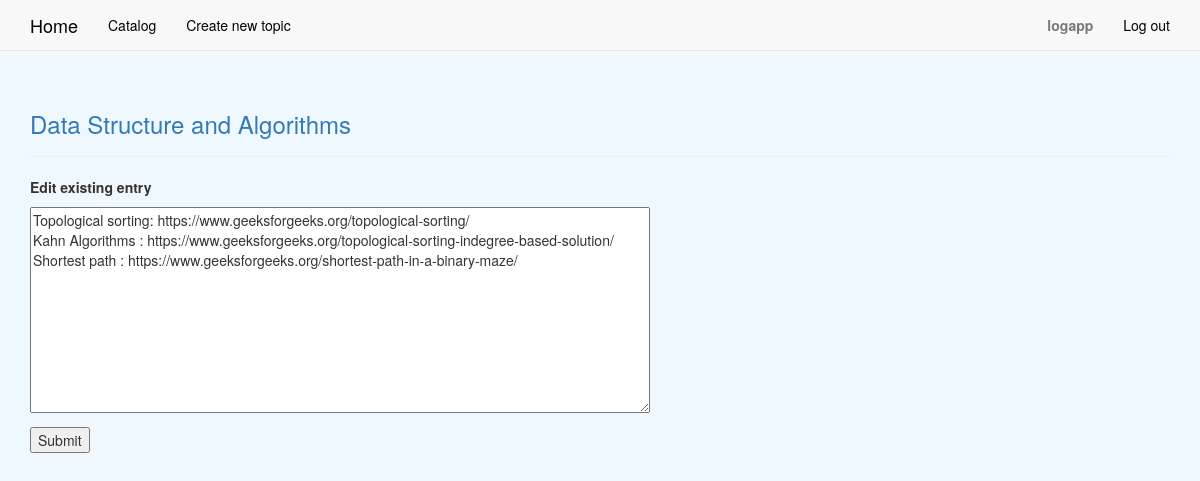
The app's page /edit_entry/28 (signed in) with its own data.
### learning_logs/models.py (models this page shows, shortened)
class Topic(models.Model):
    text = models.CharField(max_length=500)
    date_added = models.DateTimeField(auto_now_add=True)
    owner = models.ForeignKey(User, null=True, on_delete=models.SET_NULL)
    def __str__(self):
        return self.text

class Entry(models.Model):
    topic = models.ForeignKey(Topic, null=True, on_delete=models.SET_NULL)
    text = models.TextField()
    date_added = models.DateTimeField(auto_now_add=True)
    class Meta:
        verbose_name_plural = 'entries'

### learning_logs/views.py (the view)
# urls.py: path('edit_entry/<int:entry_id>', views.edit_entry, name='edit_entry'),
@login_required
def edit_entry(request, entry_id):
    entry = Entry.objects.get(id=entry_id)
    topic = entry.topic
    if request.method != 'POST':
        form = Entryform(instance=entry)
    else:
        form = Entryform(instance=entry, data=request.POST)
        if form.is_valid():
            form.save()
            return HttpResponseRedirect(reverse('topic', args=[topic.id]))
    context = {
        'entry':entry,
        'topic':topic,
        'form': form
    }
    return render(request, 'learning_logs/edit_entry.html', context=context)

### learning_logs/forms.py
class Entryform(forms.ModelForm):
    class Meta:
        model = Entry
        fields = ['text']
        labels = {'text': '' }
        widgets = {'text': forms.Textarea(attrs={'cols': 80})}

### learning_logs/template/learning_logs/edit_entry.html (shortened to what this page needs)
{% extends "learning_logs/base.html" %}
{% block header %}
    <h3><a href="{% url 'topic' topic.id %}">{{ topic }}</a></h3>
{% endblock header %}
{% block content %}
<b><p>Edit existing entry </p></b>
<form action="{% url 'edit_entry' entry.id %}" method="post">
    {{ form.as_p }}
    <button name="Submit">Submit</button>
</form>
{% endblock content %}

### learning_logs/template/learning_logs/base.html (shortened to what this page needs)
{% load bootstrap3 %}
<!DOCTYPE html>
<html lang="en-US">
    <head>
        {% bootstrap_css %}
    </head>
    <body style="background-color:aliceblue !important;">
        <nav class="navbar navbar-default navbar-static-top">
        <div class="container">
            <div class="navbar-header">
                    <a class="navbar-brand" href="{% url 'Home' %}" style="color: black;">Home</a>
            </div>
            <div id="navbar" class="navbar-collapse collapse">
                <ul class="nav navbar-nav">
                    <li><a href="{% url 'Topic' %}"  style="color: black;">Catalog</a></li>
                </ul>
                <ul class="nav navbar-nav">
                    <li><a href="{% url 'new_topic' %}" style="color: black;">Create new topic</a></li>
                </ul>
                <ul class="nav navbar-nav navbar-right">
                    {% if user.is_authenticated %}
                        <li><a><strong>{{ user.username }}</strong></a></li>
                        <li><a href="{% url 'logout' %}"  style="color: black;">Log out</a></li>
                    {% else %}
                        <li><a href="{% url 'register' %}" style="color: black;">Sign Up</a></li>
                        <li><a href="{% url 'login' %}" style="color: black;">Log in</a></li>
                    {% endif %}
                </ul>
            </div>
        </div>
        </nav>
        <div class="container">
            <div class="page-header">
                {% block header %}
                {% endblock header %}
            </div>
            <div>
                {% block content %}
                {% endblock content %}
            </div>
        </div>
    </body>
</html>

### records on screen
Topic: text "Data Structure and Algorithms"
Entry: text "Topological sorting: https://www.geeksforgeeks.org/topological-sorting/ Kahn Algorithms : https://www.geeksforgeeks.org/topological-sorting-indegree-based-solution/ Shortest path : https://www.geeksforgeeks.org/shortest-path-in-a-binary-maze/"

### other values on screen
{{ user.username }} "logapp"
